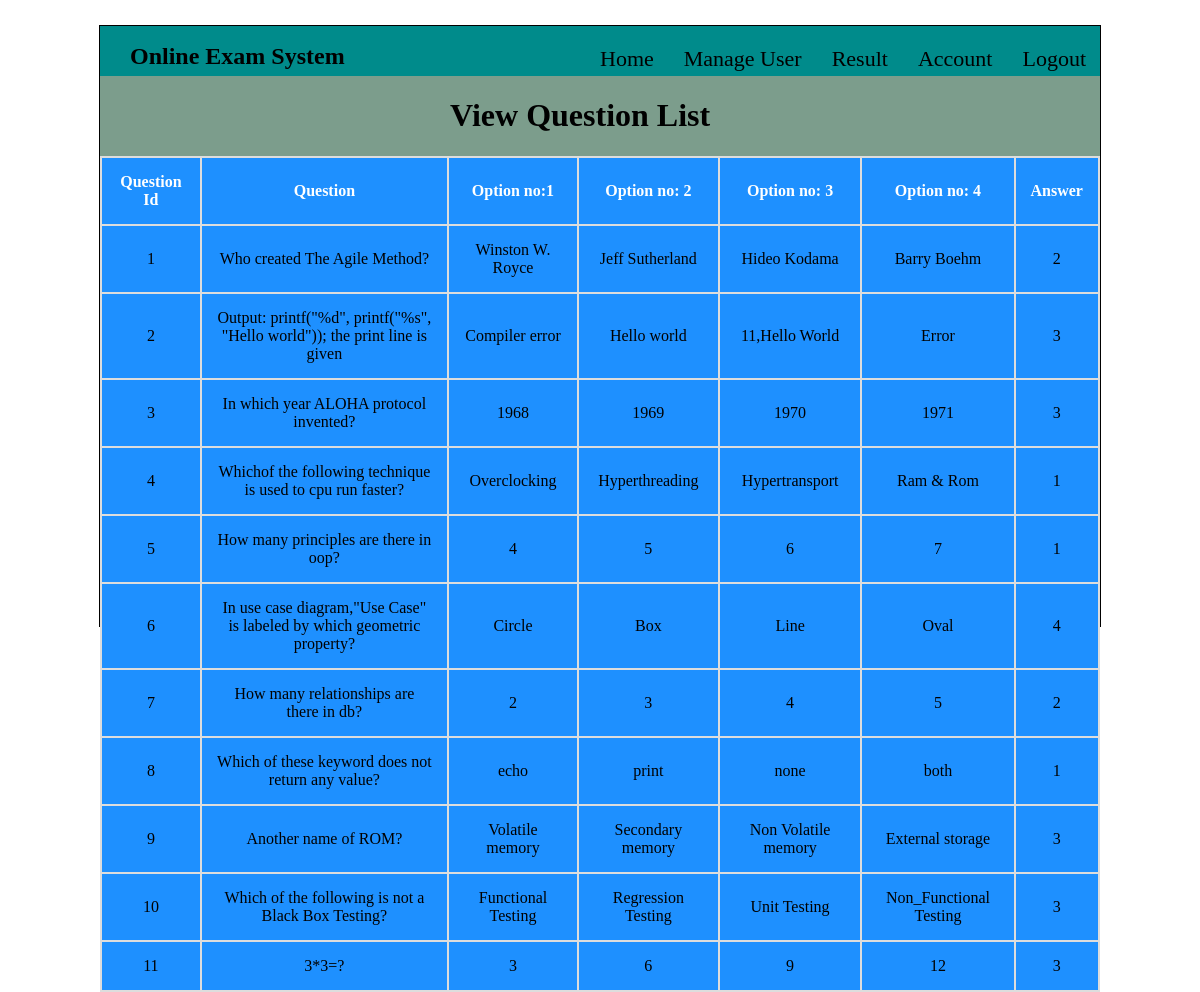
Page /app/view/ViewQues.php (signed in) on the committed database.
### tables this page shows
CREATE TABLE `test` (
  `Id` int(11) NOT NULL,
  `Question` varchar(200) NOT NULL,
  `Option1` varchar(50) NOT NULL,
  `Option2` varchar(50) NOT NULL,
  `Option3` varchar(50) NOT NULL,
  `Option4` varchar(50) NOT NULL,
  `Answer` varchar(50) NOT NULL
);

### app/view/ViewQues.php (the view, shortened to what this page needs)
<html>
	<head>
		<link href="css/ViewQues.css" rel="stylesheet" type="text/css" />
	</head>
	<body>
		<form action="<?= htmlspecialchars($_SERVER['PHP_SELF']); ?>" method="POST">
			<div class="main">
				<div class="header">
					<div class="headertext">
						<h2>Online Exam System</h2>
					</div>
					<div class="menu">
						<ul>
							<li><a href="Home.php">Home</a></li>
							<li><a href="Manage_User.php">Manage User</a></li>
							<li><a href="Result.php">Result</a></li>
							<li><a href="Account.php">Account</a></li>
							<li><a href="Logout.php">Logout</a></li>
						</ul>
					</div>
				</div>
				<div class="right">
					<h1>View Question List</h1>
					<?php
						$con=mysqli_connect("localhost","root","","online_exam_system");
						$result = mysqli_query($con,"SELECT * FROM test");
						echo "<table border='1'>
						<tr>
							<th>Question Id</th>
							<th>Question</th>
							<th>Option no:1</th>
							<th>Option no: 2</th>
							<th>Option no: 3</th>
							<th>Option no: 4</th>
							<th>Answer</th>
						</tr>";
						while($row = mysqli_fetch_array($result))
						{
							echo "<tr>";
							echo "<td>" . $row['Id'] . "</td>";
							echo "<td>" . $row['Question'] . "</td>";
							echo "<td>" . $row['Option1'] . "</td>";
							echo "<td>" . $row['Option2'] . "</td>";
							echo "<td>" . $row['Option3'] . "</td>";
							echo "<td>" . $row['Option4'] . "</td>";
							echo "<td>" . $row['Answer'] . "</td>";
							echo "</tr>";
						}
						echo "</table>";
					?>
				</div>
			</div>
		</form>
	</body>
</html>

### css/ViewQues.css (style rules this page uses)
.main { width: 1000px; height: 600px; border: 1px solid; margin: 25px auto; background-color:#7C9D8C; }
.header { height:50px; background-color: darkcyan; width:1000px; overflow: hidden; }
.headertext { float: left; margin-left: 30px; width: 300px; }
.header h2 { font-family:italic; margin-top: 17px; }
.menu { float: right; width: 670px; }
.header ul { list-style: none; margin-left: 100px; margin-top: 20px }
.header ul li { float: left; margin-left: 30px; font-size: 22px; }
.header ul li a { text-decoration: none; color:black; }
.right h1 { margin-left: 350px; }
.right table { border-collapse: collapse; text-align: center; }
.right th { background-color: #7C9D8C; color: white; }
.right th,td { padding: 15px; border: 2px solid #ddd; background-color: dodgerblue; }

### rows in the picture
test: Id "1", Question "Who created The Agile Method?", Option1 "Winston W. Royce", Option2 "Jeff Sutherland", Option3 "Hideo Kodama", Option4 "Barry Boehm", Answer "2"
test: Id "2", Question "Output: printf(\"%d\", printf(\"%s\", \"Hello world\")); the print line is given", Option1 "Compiler error", Option2 "Hello world", Option3 "11,Hello World", Option4 "Error", Answer "3"
test: Id "3", Question "In which year ALOHA protocol invented?", Option1 "1968", Option2 "1969", Option3 "1970", Option4 "1971", Answer "3"
test: Id "4", Question "Whichof the following technique is used to cpu run faster?", Option1 "Overclocking", Option2 "Hyperthreading", Option3 "Hypertransport", Option4 "Ram & Rom", Answer "1"
test: Id "5", Question "How many principles are there in oop?", Option1 "4", Option2 "5", Option3 "6", Option4 "7", Answer "1"
test: Id "6", Question "In use case diagram,\"Use Case\" is labeled by which geometric property?", Option1 "Circle", Option2 "Box", Option3 "Line", Option4 "Oval", Answer "4"
test: Id "7", Question "How many relationships are there in db?", Option1 "2", Option2 "3", Option3 "4", Option4 "5", Answer "2"
test: Id "8", Question "Which of these keyword does not return any value?", Option1 "echo", Option2 "print", Option3 "none", Option4 "both", Answer "1"
test: Id "9", Question "Another name of ROM?", Option1 "Volatile memory", Option2 "Secondary memory", Option3 "Non Volatile memory", Option4 "External storage", Answer "3"
test: Id "10", Question "Which of the following is not a Black Box Testing?", Option1 "Functional Testing", Option2 "Regression Testing", Option3 "Unit Testing", Option4 "Non_Functional Testing", Answer "3"
test: Id "11", Question "3*3=?", Option1 "3", Option2 "6", Option3 "9", Option4 "12", Answer "3"
